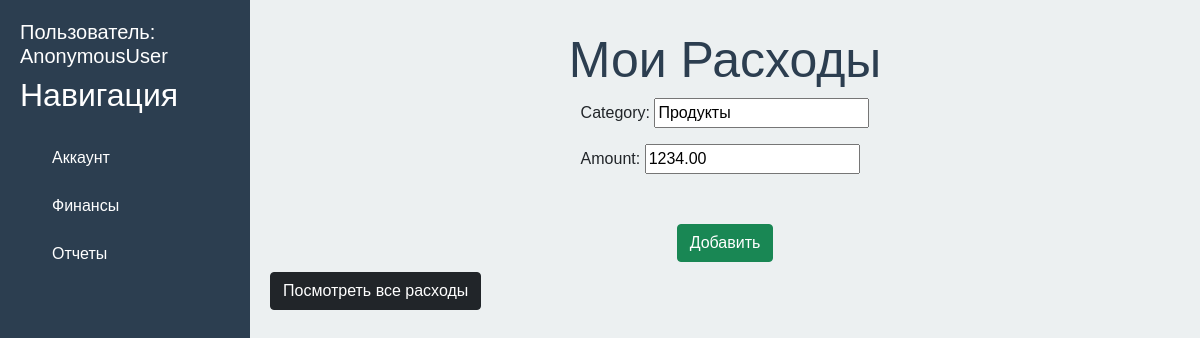
Before: /myfinances/expense/1/update/ with the older database file.
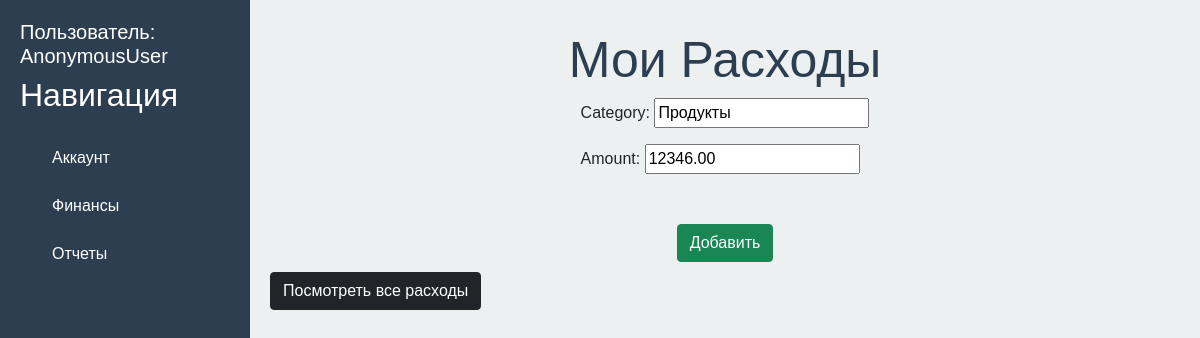
After: the same page with the newer database file.
### finances/models.py (models this page shows, shortened)
class Expense(models.Model):
    user = models.ForeignKey(settings.AUTH_USER_MODEL, on_delete = models.CASCADE)
    category = models.CharField(max_length = 100)
    amount = models.DecimalField(max_digits = 10, decimal_places = 2, default=0)
    date = models.DateTimeField(default=timezone.now)

### finances/views.py (the view)
# urls.py: path('expense/<int:pk>/update/', views.ExpenseUpdateView.as_view(), name = 'expense_update'),   #Update/edit an expense record
class ExpenseUpdateView(UpdateView):
    model = Expense
    template_name = 'finances/expense_create.html'
    form_class = ExpenseForm
    success_url = reverse_lazy('expense_list')

### finances/forms.py
class ExpenseForm(ModelForm):
    class Meta:
        model = Expense
        fields = ['category', 'amount']

### finances/templates/finances/expense_create.html (shortened to what this page needs)
{% extends 'users/base.html'%}
{% block content %}
    <div class="features">
        <h1> Мои Расходы </h1>
        <div class="form">
            <form method="post">
                {{form.as_p}}
                <button type="submit" class="btn btn-success"> Добавить </button>
            </form>
        </div>
        <a href="{% url 'expense_list'%}" class="btn btn-dark"> Посмотреть все расходы </a>
    </div>
{% endblock %}

Changed rows visible on the page:
changed Expense "Продукты": amount "1234.00" → "12346.00"
